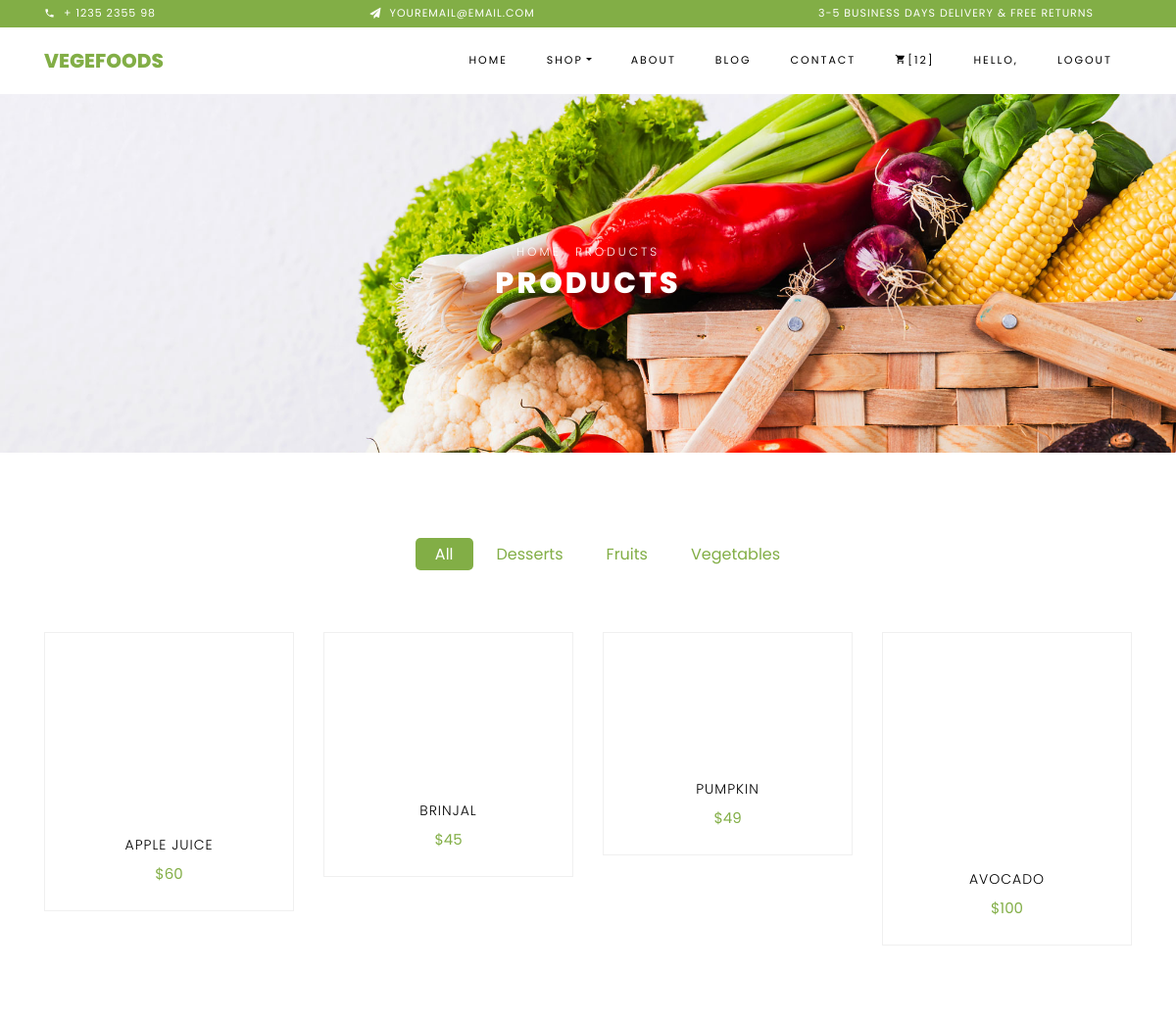
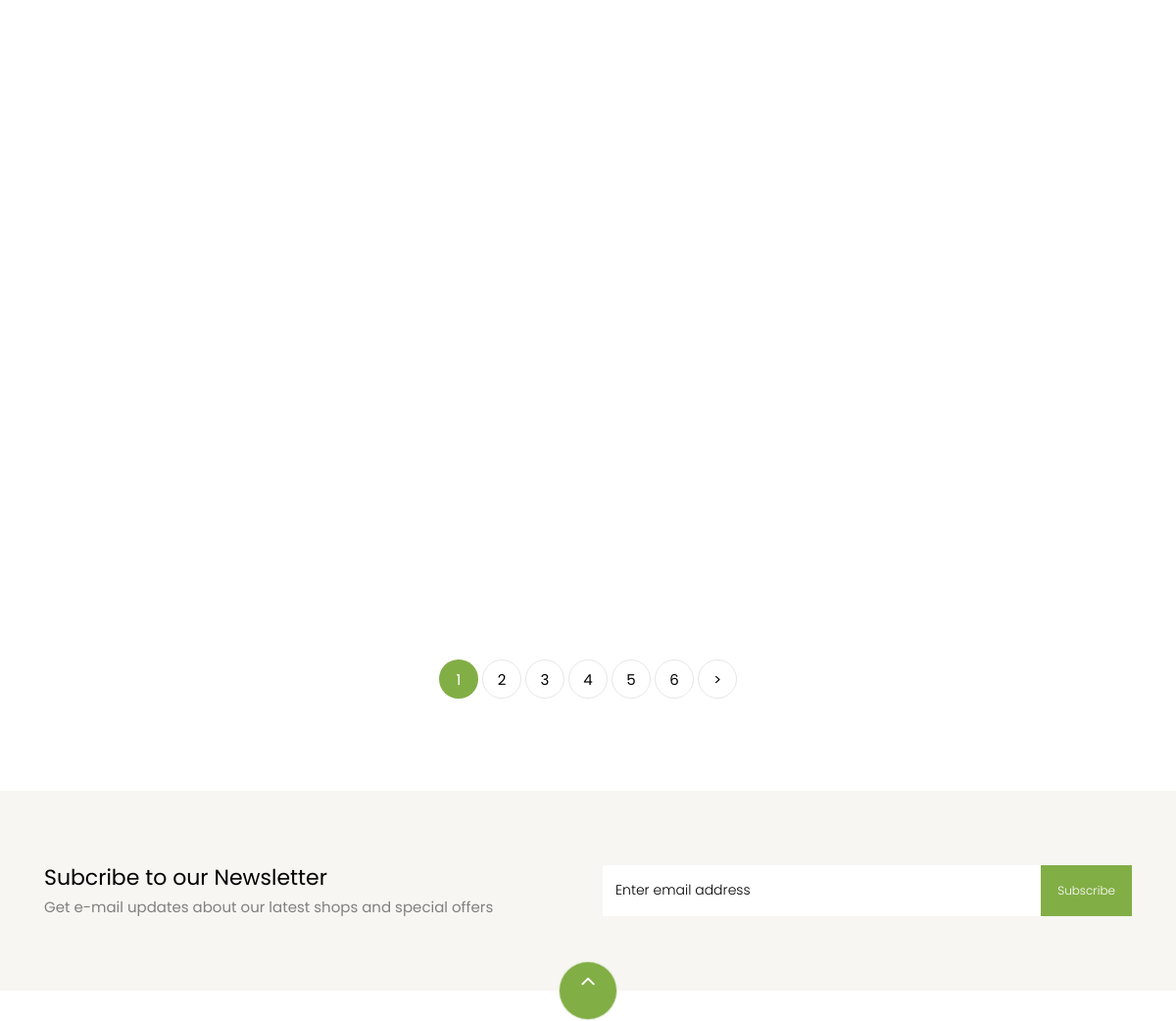
/cart/shop/ (signed in, upper part), run on an earlier commit of the app's database (2 pictures, top to bottom).
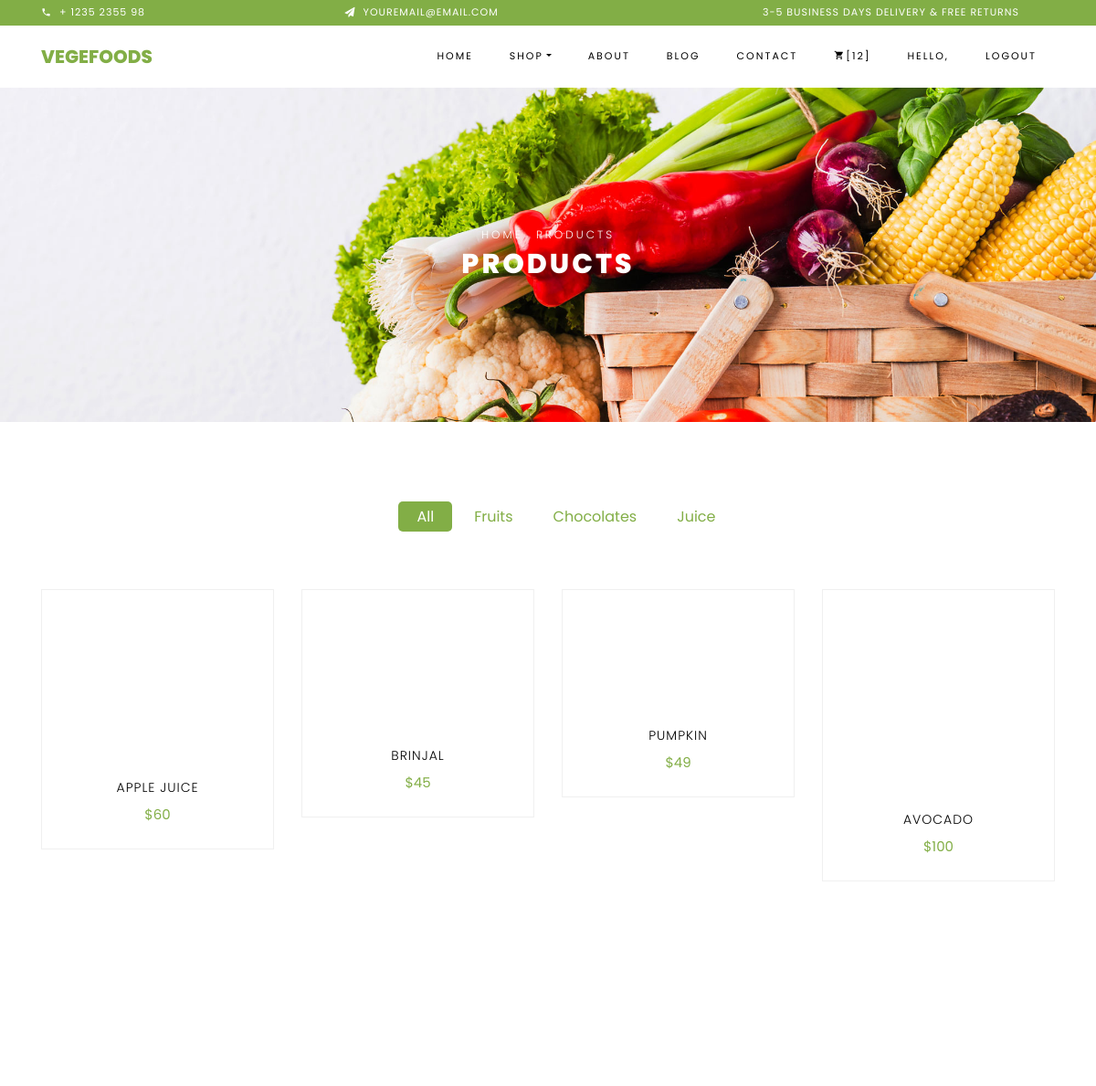
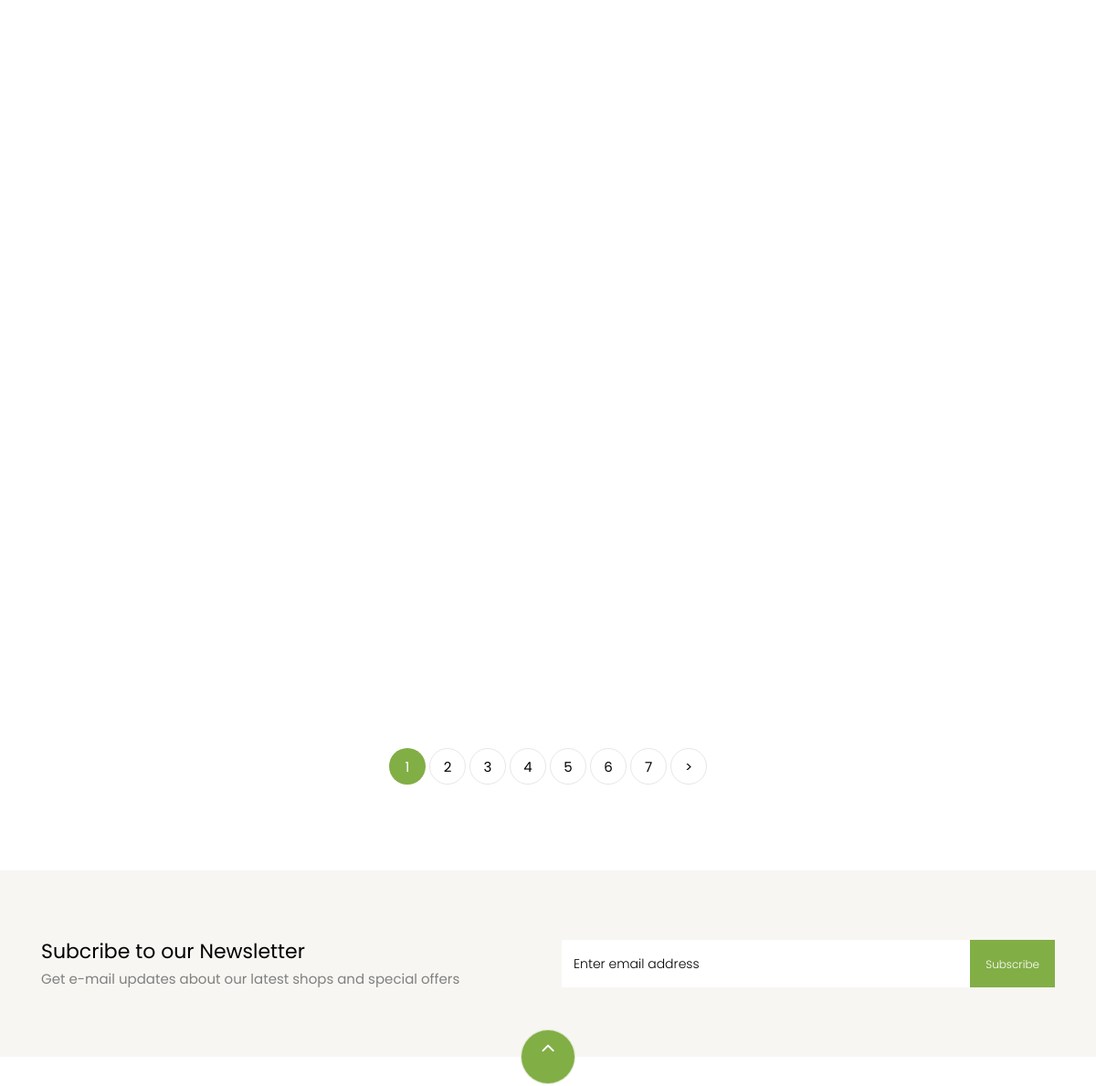
And on a later commit of the database (2 pictures, top to bottom).
### product/models.py (models this page shows)
class ProductCategory(models.Model):
    category_name = models.CharField(max_length=500, null=True, blank=True, verbose_name="category_name")
    active = models.BooleanField(default=True, null=True, blank=True, verbose_name="active")
    order = models.IntegerField(null=True, blank=True, verbose_name="order")
    addtime = models.DateTimeField(auto_now_add=True, null=True, blank=True, verbose_name="addtime")
    category_image = models.ImageField(upload_to='category_images', null=True, blank=True,
                                       verbose_name="category_image")
    add_to_homepage = models.BooleanField(default=True, null=True, blank=True, verbose_name="add_to_homepage")
    def __str__(self):
        return self.category_name  # use for showing names
    class Meta:
        ordering = ["category_name"]

class Product(models.Model):
    name = models.CharField(max_length=500, null=True, blank=True, verbose_name="name")
    description = models.TextField(null=True, blank=True, verbose_name="description")
    product_image = models.ImageField(upload_to='product_images', null=True, blank=True, verbose_name="product_image")
    out_of_stock = models.BooleanField(default=False, null=True, blank=True, verbose_name="out_of_stock")
    price = models.IntegerField(null=True, blank=True, verbose_name="price")
    discount_percentage = models.DecimalField(max_digits=5, decimal_places=2, null=True, blank=True, verbose_name="discount_percentage")
    product_category = models.ForeignKey(ProductCategory, on_delete=models.SET_NULL, null=True, blank=True,
                                         verbose_name="product_category")
    product_order = models.IntegerField(default=0, null=True, blank=True, verbose_name="product_order")
    add_to_home = models.BooleanField(default=False, null=True, blank=True, verbose_name="add_to_home")
    addtime = models.DateTimeField(auto_now_add=True, null=True, blank=True, verbose_name="addtime")
    active = models.BooleanField(default=True, null=True, blank=True, verbose_name="active")
    def __str__(self):
        return self.name
    class Meta:
        ordering = ["name"]
    def calculate_discounted_amount(self):
        if self.discount_percentage is not None:
            calculated_discount = (Decimal(self.price) * Decimal(self.discount_percentage)) / Decimal(100)
            discounted_amount = Decimal(self.price) - calculated_discount
            return discounted_amount
        else:
            return None

### cart/views.py (the view)
class ShopView(View):
    def get(self, request, category=None):
        active_categories = ProductCategory.objects.filter(active=True).order_by('order')
        print("active_categories,Cart", active_categories)
        shop_product_list = Product.objects.filter(active=True).order_by('product_order')
        print("shop_product_list, Cart", shop_product_list)
        try:
            page_number = int(request.GET.get('page', 1))
            print("URL page number..", page_number)
        except (PageNotAnInteger, ValueError, TypeError):
            page_number = 1  # Default to 1 if an invalid value is provided
        if category:
            shop_product_list = shop_product_list.filter(product_category__category_name=category)
            print("Selected Category, Cart", shop_product_list)
        p = Paginator(shop_product_list, 2)
        print("p.....", p.num_pages)
        try:
            shop_paginated_product = p.page(page_number)
        except EmptyPage:
            shop_paginated_product = p.page(p.num_pages)
        print("shop_paginated_product..", shop_paginated_product)
        user_cart_items = Cart.objects.filter(user=request.user)
        cart_items_count = user_cart_items.count()  # Count the number of cart items
        print('cart_items_count', cart_items_count)
        context = {
            'selected_category_k': category,
            'shop_product_list_k': shop_product_list,
            'active_categories_k': active_categories,
            'shop_paginated_product_k': shop_paginated_product,
            'cart_items_count_k': cart_items_count
        }
        return render(request, 'shop.html', context)

### templates/shop.html (shortened to what the changed rows need)
<!DOCTYPE html>
{% load static %}
<html lang="en">
<head>
    <link rel="stylesheet" href="{% static 'css/open-iconic-bootstrap.min.css' %}">
    <link rel="stylesheet" href="{% static 'css/animate.css' %}">
    <link rel="stylesheet" href="{% static 'css/owl.carousel.min.css' %}">
    <link rel="stylesheet" href="{% static 'css/owl.theme.default.min.css' %}">
    <link rel="stylesheet" href="{% static 'css/magnific-popup.css' %}">
    <link rel="stylesheet" href="{% static 'css/aos.css' %}">
    <link rel="stylesheet" href="{% static 'css/ionicons.min.css' %}">
    <link rel="stylesheet" href="{% static 'css/bootstrap-datepicker.css' %}">
    <link rel="stylesheet" href="{% static 'css/jquery.timepicker.css' %}">
    <link rel="stylesheet" href="{% static 'css/flaticon.css' %}">
    <link rel="stylesheet" href="{% static 'css/icomoon.css' %}">
    <link rel="stylesheet" href="{% static 'css/style.css' %}">
</head>
<body class="goto-here">
<div class="hero-wrap hero-bread" style="background-image: url({% static 'images/bg_1.jpg' %});">
    <div class="container">
        <div class="row no-gutters slider-text align-items-center justify-content-center">
            <div class="col-md-9 ftco-animate text-center">
                <h1 class="mb-0 bread">Products</h1>
            </div>
        </div>
    </div>
</div>
<section class="ftco-section">
    <div class="container">
        <div class="row justify-content-center">
            <div class="col-md-10 mb-5 text-center">
                <ul class="product-category">
                    {% for active_prod_category in active_categories_k %}
                    <li><a href="{% url 'cart:shop_by_category' active_prod_category.category_name %}" {% if selected_category_k == active_prod_category.category_name %} class="active" {% endif %}>{{active_prod_category.category_name}}</a>
                    </li>
                    {% endfor %}
                </ul>
            </div>
        </div>
        <div class="row">
            {% for shop_product in shop_product_list_k %}
            <div class="col-md-6 col-lg-3 ftco-animate">
                <div class="product">
                    <a href="{% url 'product:single_product' shop_product.id %}" class="img-prod"><img class="img-fluid"
                    </a>
                    <div class="text py-3 pb-4 px-3 text-center">
                        <h3><a href="{{shop_product.name}}">{{shop_product.name}}</a></h3>
                        <div class="d-flex">
                            <div class="pricing">
                                <p class="price">
                                    {% if shop_product.discount_percentage %}
                                    <span class="mr-2 price-dc">${{ shop_product.price }}</span>
                                    <span class="price-sale">${{ shop_product.calculate_discounted_amount }}</span>
                                    {% else %}
                                    <span class="price-sale">${{ shop_product.price }}</span>
                                    {% endif %}
                                </p>
                            </div>
                        </div>
                    </div>
                </div>
            </div>
            {% empty %}
            <div class="col-md-12 text-center">
                <h4>No products available in this category</h4>
            </div>
            {% endfor %}
        </div>
        <div class="row mt-5">
            <div class="col text-center">
                <div class="block-27">
                    <ul>
                        {% for i in shop_paginated_product_k.paginator.page_range %}
                        <li {% if i == shop_paginated_product_k.number %} class="active" {% endif %}>
                            <a href="?page={{ i }}">{{ i }}</a>
                        </li>
                        {% endfor %}
                    </ul>
                </div>
            </div>
        </div>
    </div>
</section>
<section class="ftco-section ftco-no-pt ftco-no-pb py-5 bg-light">
    <div class="container py-4">
        <div class="row d-flex justify-content-center py-5">
            <div class="col-md-6">
                <h2 style="font-size: 22px;" class="mb-0">Subcribe to our Newsletter</h2>
            </div>
        </div>
    </div>
</section>
</body>
</html>

What changed in the data, as far as the page shows it:
no longer on this page (row edited): ProductCategory: category_name "Desserts"
no longer on this page (row edited): ProductCategory: category_name "Vegetables"
now on this page (row edited): ProductCategory: category_name "Chocolates"
now on this page (row edited): ProductCategory: category_name "Juice"
Also different on the page:
new list line: "7"
